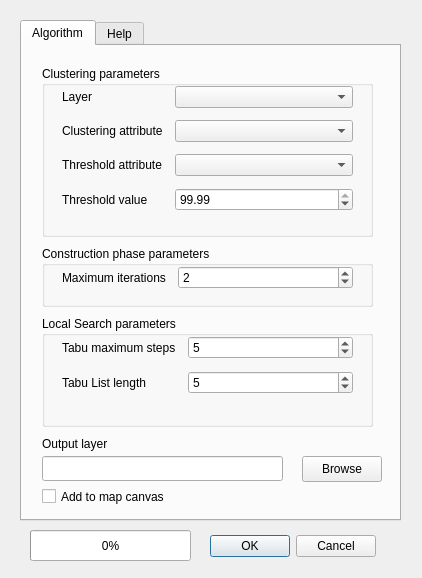
<?xml version="1.0" encoding="UTF-8"?>
<ui version="4.0">
 <class>maxp_ui</class>
 <widget class="QDialog" name="maxp_ui">
  <property name="geometry">
   <rect>
    <x>0</x>
    <y>0</y>
    <width>422</width>
    <height>578</height>
   </rect>
  </property>
  <property name="minimumSize">
   <size>
    <width>422</width>
    <height>578</height>
   </size>
  </property>
  <property name="maximumSize">
   <size>
    <width>422</width>
    <height>578</height>
   </size>
  </property>
  <property name="windowTitle">
   <string>Clusterpy light: Max-p</string>
  </property>
  <widget class="QDialogButtonBox" name="buttonBox">
   <property name="geometry">
    <rect>
     <x>210</x>
     <y>530</y>
     <width>166</width>
     <height>33</height>
    </rect>
   </property>
   <property name="orientation">
    <enum>Qt::Horizontal</enum>
   </property>
   <property name="standardButtons">
    <set>QDialogButtonBox::Cancel|QDialogButtonBox::Ok</set>
   </property>
   <property name="centerButtons">
    <bool>true</bool>
   </property>
  </widget>
  <widget class="QTabWidget" name="tabWidget">
   <property name="geometry">
    <rect>
     <x>20</x>
     <y>20</y>
     <width>381</width>
     <height>501</height>
    </rect>
   </property>
   <property name="currentIndex">
    <number>0</number>
   </property>
   <widget class="QWidget" name="tab">
    <attribute name="title">
     <string>Algorithm</string>
    </attribute>
    <widget class="QGroupBox" name="groupBox">
     <property name="geometry">
      <rect>
       <x>20</x>
       <y>20</y>
       <width>331</width>
       <height>171</height>
      </rect>
     </property>
     <property name="minimumSize">
      <size>
       <width>331</width>
       <height>0</height>
      </size>
     </property>
     <property name="title">
      <string>Clustering parameters</string>
     </property>
     <widget class="QWidget" name="formLayoutWidget_2">
      <property name="geometry">
       <rect>
        <x>20</x>
        <y>20</y>
        <width>291</width>
        <height>138</height>
       </rect>
      </property>
      <layout class="QFormLayout" name="formLayout_2">
       <property name="horizontalSpacing">
        <number>12</number>
       </property>
       <property name="verticalSpacing">
        <number>12</number>
       </property>
       <item row="0" column="0">
        <widget class="QLabel" name="label_5">
         <property name="text">
          <string>Layer</string>
         </property>
        </widget>
       </item>
       <item row="1" column="0">
        <widget class="QLabel" name="label_6">
         <property name="text">
          <string>Clustering attribute</string>
         </property>
        </widget>
       </item>
       <item row="3" column="0">
        <widget class="QLabel" name="label_7">
         <property name="text">
          <string>Threshold value</string>
         </property>
        </widget>
       </item>
       <item row="3" column="1">
        <widget class="QDoubleSpinBox" name="threshold_spin">
         <property name="value">
          <double>99.989999999999995</double>
         </property>
        </widget>
       </item>
       <item row="1" column="1">
        <widget class="QComboBox" name="attribute_combo"/>
       </item>
       <item row="0" column="1">
        <widget class="QComboBox" name="layer_combo"/>
       </item>
       <item row="2" column="0">
        <widget class="QLabel" name="label_8">
         <property name="text">
          <string>Threshold attribute</string>
         </property>
        </widget>
       </item>
       <item row="2" column="1">
        <widget class="QComboBox" name="threshold_attr_combo"/>
       </item>
      </layout>
     </widget>
    </widget>
    <widget class="QGroupBox" name="groupBox_2">
     <property name="geometry">
      <rect>
       <x>20</x>
       <y>270</y>
       <width>331</width>
       <height>111</height>
      </rect>
     </property>
     <property name="minimumSize">
      <size>
       <width>331</width>
       <height>0</height>
      </size>
     </property>
     <property name="title">
      <string>Local Search parameters</string>
     </property>
     <widget class="QWidget" name="formLayoutWidget">
      <property name="geometry">
       <rect>
        <x>20</x>
        <y>20</y>
        <width>291</width>
        <height>81</height>
       </rect>
      </property>
      <layout class="QFormLayout" name="formLayout">
       <property name="fieldGrowthPolicy">
        <enum>QFormLayout::AllNonFixedFieldsGrow</enum>
       </property>
       <property name="horizontalSpacing">
        <number>12</number>
       </property>
       <property name="verticalSpacing">
        <number>12</number>
       </property>
       <item row="1" column="1">
        <widget class="QSpinBox" name="tabumax_spin">
         <property name="minimum">
          <number>1</number>
         </property>
         <property name="value">
          <number>5</number>
         </property>
        </widget>
       </item>
       <item row="2" column="0">
        <widget class="QLabel" name="label_4">
         <property name="text">
          <string>Tabu List length</string>
         </property>
        </widget>
       </item>
       <item row="2" column="1">
        <widget class="QSpinBox" name="tabulength_spin">
         <property name="minimum">
          <number>1</number>
         </property>
         <property name="value">
          <number>5</number>
         </property>
        </widget>
       </item>
       <item row="1" column="0">
        <widget class="QLabel" name="label_3">
         <property name="text">
          <string>Tabu maximum steps</string>
         </property>
        </widget>
       </item>
      </layout>
     </widget>
    </widget>
    <widget class="QPushButton" name="browse_button">
     <property name="geometry">
      <rect>
       <x>280</x>
       <y>410</y>
       <width>80</width>
       <height>26</height>
      </rect>
     </property>
     <property name="text">
      <string>Browse</string>
     </property>
    </widget>
    <widget class="QLineEdit" name="layer_path">
     <property name="geometry">
      <rect>
       <x>20</x>
       <y>410</y>
       <width>241</width>
       <height>25</height>
      </rect>
     </property>
    </widget>
    <widget class="QLabel" name="label">
     <property name="geometry">
      <rect>
       <x>20</x>
       <y>390</y>
       <width>91</width>
       <height>16</height>
      </rect>
     </property>
     <property name="text">
      <string>Output layer</string>
     </property>
    </widget>
    <widget class="QCheckBox" name="add_canvas">
     <property name="geometry">
      <rect>
       <x>20</x>
       <y>440</y>
       <width>341</width>
       <height>21</height>
      </rect>
     </property>
     <property name="text">
      <string>Add to map canvas</string>
     </property>
    </widget>
    <widget class="QGroupBox" name="groupBox_3">
     <property name="geometry">
      <rect>
       <x>20</x>
       <y>200</y>
       <width>331</width>
       <height>61</height>
      </rect>
     </property>
     <property name="title">
      <string>Construction phase parameters</string>
     </property>
     <widget class="QWidget" name="formLayoutWidget_3">
      <property name="geometry">
       <rect>
        <x>20</x>
        <y>20</y>
        <width>291</width>
        <height>31</height>
       </rect>
      </property>
      <layout class="QFormLayout" name="formLayout_3">
       <property name="horizontalSpacing">
        <number>12</number>
       </property>
       <property name="verticalSpacing">
        <number>12</number>
       </property>
       <item row="0" column="0">
        <widget class="QLabel" name="label_2">
         <property name="text">
          <string>Maximum iterations</string>
         </property>
        </widget>
       </item>
       <item row="0" column="1">
        <widget class="QSpinBox" name="maxit_spin">
         <property name="minimum">
          <number>1</number>
         </property>
         <property name="maximum">
          <number>99999</number>
         </property>
         <property name="value">
          <number>2</number>
         </property>
        </widget>
       </item>
      </layout>
     </widget>
    </widget>
   </widget>
   <widget class="QWidget" name="tab_2">
    <attribute name="title">
     <string>Help</string>
    </attribute>
    <widget class="QTextBrowser" name="help_browser">
     <property name="geometry">
      <rect>
       <x>10</x>
       <y>10</y>
       <width>351</width>
       <height>451</height>
      </rect>
     </property>
     <property name="html">
      <string notr="true">&lt;!DOCTYPE HTML PUBLIC &quot;-//W3C//DTD HTML 4.0//EN&quot; &quot;http://www.w3.org/TR/REC-html40/strict.dtd&quot;&gt;
&lt;html&gt;&lt;head&gt;&lt;meta name=&quot;qrichtext&quot; content=&quot;1&quot; /&gt;&lt;style type=&quot;text/css&quot;&gt;
p, li { white-space: pre-wrap; }
&lt;/style&gt;&lt;/head&gt;&lt;body style=&quot; font-family:'Sans Serif'; font-size:9pt; font-weight:400; font-style:normal;&quot;&gt;
&lt;p style=&quot;-qt-paragraph-type:empty; margin-top:0px; margin-bottom:0px; margin-left:0px; margin-right:0px; -qt-block-indent:0; text-indent:0px;&quot;&gt;&lt;br /&gt;&lt;/p&gt;&lt;/body&gt;&lt;/html&gt;</string>
     </property>
     <property name="acceptRichText">
      <bool>false</bool>
     </property>
     <property name="openExternalLinks">
      <bool>true</bool>
     </property>
    </widget>
   </widget>
  </widget>
  <widget class="QProgressBar" name="progressBar">
   <property name="geometry">
    <rect>
     <x>30</x>
     <y>530</y>
     <width>161</width>
     <height>31</height>
    </rect>
   </property>
   <property name="value">
    <number>0</number>
   </property>
  </widget>
 </widget>
 <resources/>
 <connections>
  <connection>
   <sender>buttonBox</sender>
   <signal>accepted()</signal>
   <receiver>maxp_ui</receiver>
   <slot>accept()</slot>
   <hints>
    <hint type="sourcelabel">
     <x>248</x>
     <y>254</y>
    </hint>
    <hint type="destinationlabel">
     <x>157</x>
     <y>274</y>
    </hint>
   </hints>
  </connection>
  <connection>
   <sender>buttonBox</sender>
   <signal>rejected()</signal>
   <receiver>maxp_ui</receiver>
   <slot>reject()</slot>
   <hints>
    <hint type="sourcelabel">
     <x>316</x>
     <y>260</y>
    </hint>
    <hint type="destinationlabel">
     <x>286</x>
     <y>274</y>
    </hint>
   </hints>
  </connection>
  <connection>
   <sender>layer_combo</sender>
   <signal>currentIndexChanged(int)</signal>
   <receiver>threshold_attr_combo</receiver>
   <slot>update()</slot>
   <hints>
    <hint type="sourcelabel">
     <x>272</x>
     <y>96</y>
    </hint>
    <hint type="destinationlabel">
     <x>272</x>
     <y>170</y>
    </hint>
   </hints>
  </connection>
  <connection>
   <sender>threshold_attr_combo</sender>
   <signal>currentIndexChanged(int)</signal>
   <receiver>threshold_spin</receiver>
   <slot>update()</slot>
   <hints>
    <hint type="sourcelabel">
     <x>272</x>
     <y>170</y>
    </hint>
    <hint type="destinationlabel">
     <x>272</x>
     <y>207</y>
    </hint>
   </hints>
  </connection>
 </connections>
</ui>
